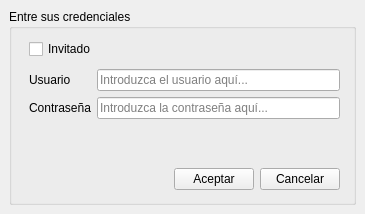
<?xml version="1.0" encoding="UTF-8"?>
<ui version="4.0">
 <class>Login</class>
 <widget class="QMainWindow" name="Login">
  <property name="geometry">
   <rect>
    <x>0</x>
    <y>0</y>
    <width>365</width>
    <height>214</height>
   </rect>
  </property>
  <property name="windowTitle">
   <string>Login</string>
  </property>
  <property name="windowIcon">
   <iconset resource="recursos.qrc">
    <normaloff>:/images/Images/RumbaIcon.png</normaloff>:/images/Images/RumbaIcon.png</iconset>
  </property>
  <property name="styleSheet">
   <string notr="true"/>
  </property>
  <property name="iconSize">
   <size>
    <width>30</width>
    <height>30</height>
   </size>
  </property>
  <widget class="QWidget" name="centralwidget">
   <layout class="QGridLayout" name="gridLayout">
    <item row="0" column="0">
     <widget class="QGroupBox" name="groupBox">
      <property name="title">
       <string>Entre sus credenciales</string>
      </property>
      <widget class="QWidget" name="layoutWidget">
       <property name="geometry">
        <rect>
         <x>20</x>
         <y>60</y>
         <width>311</width>
         <height>121</height>
        </rect>
       </property>
       <layout class="QVBoxLayout" name="verticalLayout">
        <item>
         <layout class="QFormLayout" name="formLayout">
          <item row="0" column="0">
           <widget class="QLabel" name="label_2">
            <property name="text">
             <string>Usuario</string>
            </property>
           </widget>
          </item>
          <item row="0" column="1">
           <widget class="QLineEdit" name="user">
            <property name="placeholderText">
             <string>Introduzca el usuario aquí...</string>
            </property>
           </widget>
          </item>
          <item row="3" column="1">
           <widget class="QLineEdit" name="pass">
            <property name="maxLength">
             <number>100</number>
            </property>
            <property name="echoMode">
             <enum>QLineEdit::Password</enum>
            </property>
            <property name="placeholderText">
             <string>Introduzca la contraseña aquí...</string>
            </property>
           </widget>
          </item>
          <item row="3" column="0">
           <widget class="QLabel" name="label_3">
            <property name="text">
             <string>Contraseña</string>
            </property>
           </widget>
          </item>
         </layout>
        </item>
        <item>
         <layout class="QHBoxLayout" name="horizontalLayout">
          <item>
           <spacer name="horizontalSpacer">
            <property name="orientation">
             <enum>Qt::Horizontal</enum>
            </property>
            <property name="sizeHint" stdset="0">
             <size>
              <width>40</width>
              <height>20</height>
             </size>
            </property>
           </spacer>
          </item>
          <item>
           <widget class="QPushButton" name="accept">
            <property name="text">
             <string>Aceptar</string>
            </property>
           </widget>
          </item>
          <item>
           <widget class="QPushButton" name="cancel">
            <property name="text">
             <string>Cancelar</string>
            </property>
           </widget>
          </item>
         </layout>
        </item>
       </layout>
      </widget>
      <widget class="QCheckBox" name="cb_invitado">
       <property name="geometry">
        <rect>
         <x>20</x>
         <y>30</y>
         <width>81</width>
         <height>20</height>
        </rect>
       </property>
       <property name="text">
        <string>Invitado</string>
       </property>
      </widget>
     </widget>
    </item>
   </layout>
  </widget>
 </widget>
 <resources>
  <include location="recursos.qrc"/>
 </resources>
 <connections/>
</ui>
